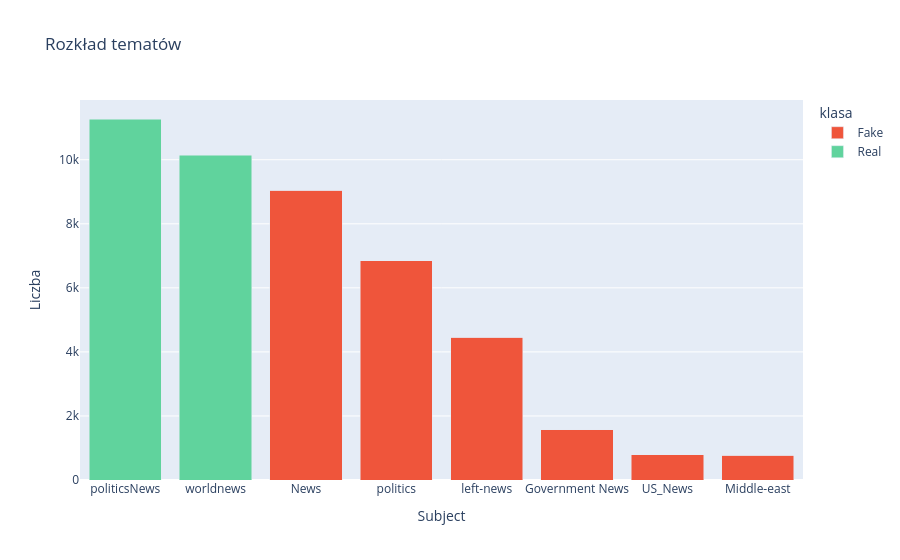

The code cell stored with this chart in its notebook:
### Code cell
stacked = (
    subject_ct.drop(columns="razem")
    .reset_index()
    .melt(id_vars="subject", var_name="klasa", value_name="liczba")
)
fig = px.bar(
    stacked,
    x="subject",
    y="liczba",
    color="klasa",
    color_discrete_map={"Fake": LABEL_COLORS[0], "Real": LABEL_COLORS[1]},
    title="Rozkład tematów",
)
fig.update_layout(xaxis_title="Subject", yaxis_title="Liczba", barmode="stack")
fig.show()

### Figure 1 — Plotly figure (JSON) as saved in the notebook; plotly's stock layout.template omitted (floating-point values rounded to 4 significant figures)
{"data": [{"hovertemplate": "klasa=Fake<br>subject=%{x}<br>liczba=%{y}<extra></extra>", "legendgroup": "Fake", "marker": {"color": "#EF553B", "pattern": {"shape": ""}}, "name": "Fake", "orientation": "v", "showlegend": true, "textposition": "auto", "type": "bar", "x": ["politicsNews", "worldnews", "News", "politics", "left-news", "Government News", "US_News", "Middle-east"], "xaxis": "x", "y": [0, 0, 9050, 6841, 4459, 1570, 783, 778], "yaxis": "y"}, {"hovertemplate": "klasa=Real<br>subject=%{x}<br>liczba=%{y}<extra></extra>", "legendgroup": "Real", "marker": {"color": "#60D39D", "pattern": {"shape": ""}}, "name": "Real", "orientation": "v", "showlegend": true, "textposition": "auto", "type": "bar", "x": ["politicsNews", "worldnews", "News", "politics", "left-news", "Government News", "US_News", "Middle-east"], "xaxis": "x", "y": [11272, 10145, 0, 0, 0, 0, 0, 0], "yaxis": "y"}], "layout": {"barmode": "stack", "legend": {"title": {"text": "klasa"}, "tracegroupgap": 0}, "title": {"text": "Rozkład tematów"}, "xaxis": {"anchor": "y", "domain": [0, 1], "title": {"text": "Subject"}}, "yaxis": {"anchor": "x", "domain": [0, 1], "title": {"text": "Liczba"}}}}
